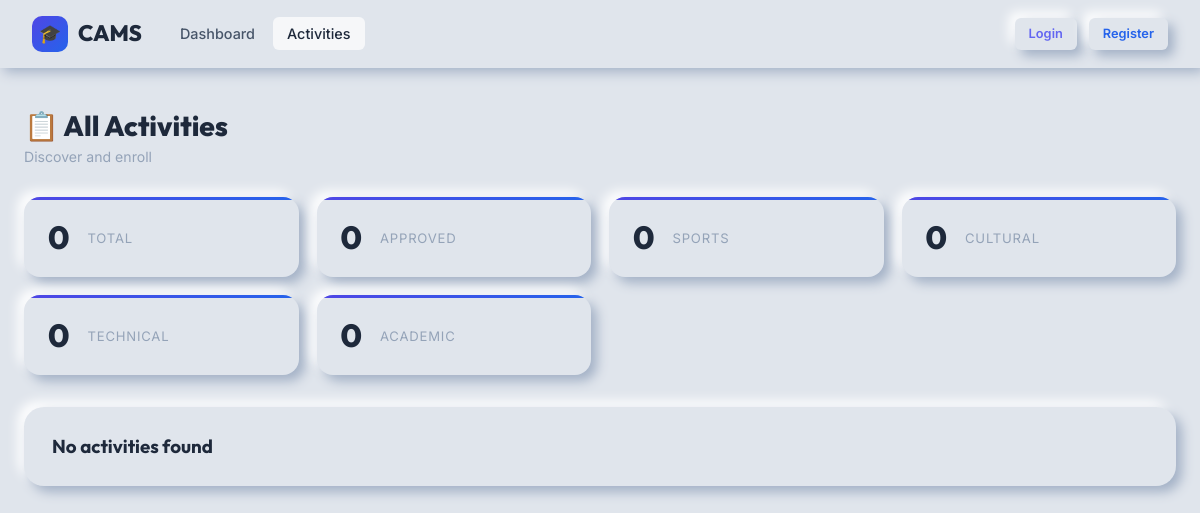
/activities/, run on an earlier commit of the app's database.
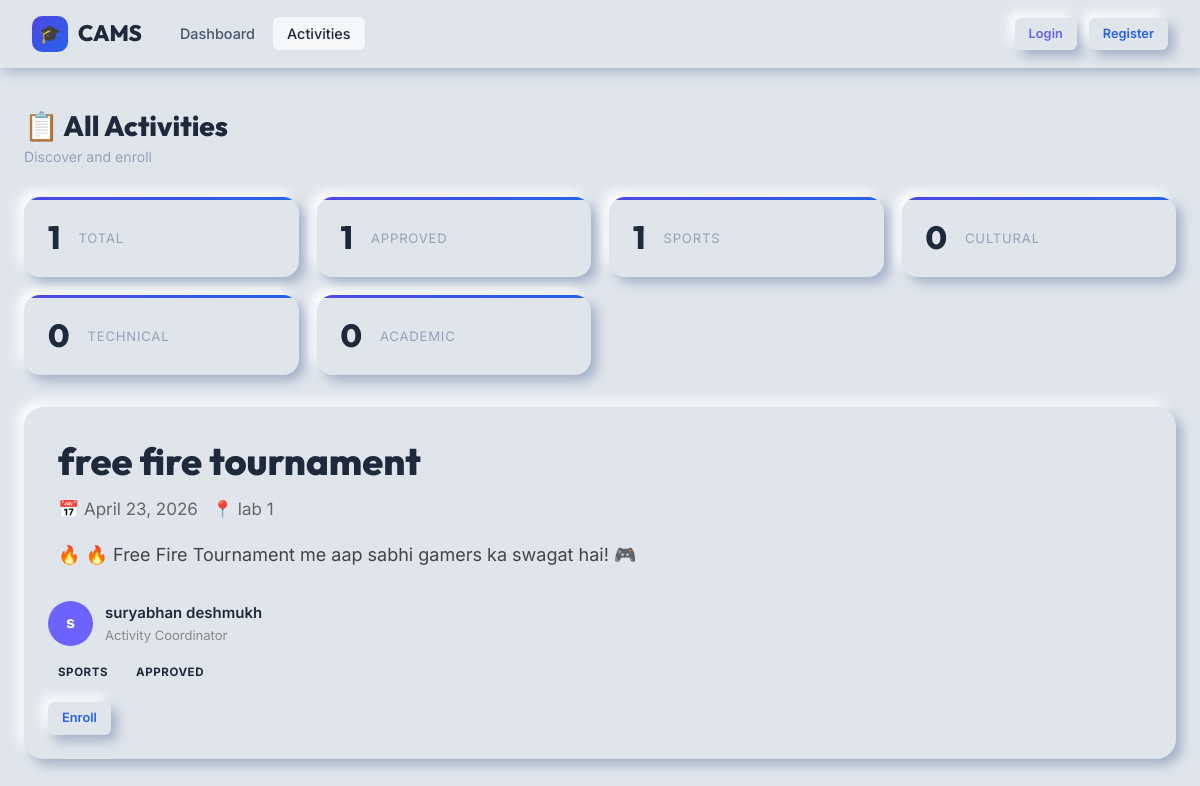
And on a later commit of the database.
### app/models.py (models this page shows, shortened)
class Activity(models.Model):
    CATEGORY_CHOICES = (
        ('sports', 'Sports'),
        ('cultural', 'Cultural'),
        ('technical', 'Technical'),
        ('academic', 'Academic'),
    )
    STATUS_CHOICES = (
        ('pending', 'Pending'),
        ('approved', 'Approved'),
        ('rejected', 'Rejected'),
    )
    MODE_CHOICES = (
        ('online', 'Online'),
        ('offline', 'Offline'),
        ('hybrid', 'Hybrid'),
    )
    coordinator = models.ForeignKey(
        User,
        on_delete=models.CASCADE,
        related_name='activities'
    )
    title = models.CharField(max_length=200)
    category = models.CharField(
        max_length=50,
        choices=CATEGORY_CHOICES
    )
    desc = models.TextField()
    date = models.DateField()
    time = models.TimeField()
    venue = models.CharField(max_length=200)
    deadline = models.DateField()
    maxParticipants = models.IntegerField()
    mode = models.CharField(
        max_length=50,
        choices=MODE_CHOICES
    )
    contact = models.EmailField()
    status = models.CharField(
        max_length=20,
        choices=STATUS_CHOICES,
        default='pending'
    )
    tags = models.JSONField(default=list, blank=True)
    registered = models.IntegerField(default=0)
    created_at = models.DateTimeField(auto_now_add=True)

class User(models.Model):
    ROLE_CHOICES = (
        ('student', 'Student'),
        ('coordinator', 'Coordinator'),
        ('admin', 'Admin'),
    )
    name = models.CharField(max_length=100)
    email = models.EmailField(unique=True)
    password = models.CharField(max_length=255)
    role = models.CharField(
        max_length=20,
        choices=ROLE_CHOICES
    )
    dept = models.CharField(max_length=100)
    phone = models.CharField(
        max_length=15,
        null=True,
        blank=True
    )
    studentId = models.CharField(
        max_length=100,
        null=True,
        blank=True
    )
    dob = models.DateField(
        null=True,
        blank=True
    )
    profile_photo = models.ImageField(
        upload_to='profiles/',
        null=True,
        blank=True
    )
    is_approved = models.BooleanField(default=False)
    created_at = models.DateTimeField(auto_now_add=True)

### app/views.py (the view)
# urls.py: path('activities/', views.activities, name='activities'),
def activities(request):
    acts = Activity.objects.all().order_by('-id')
    context = {
        'activities': acts,
        'total': acts.count(),
        'approved': acts.filter(status='approved').count(),
        'sports': acts.filter(category='sports').count(),
        'cultural': acts.filter(category='cultural').count(),
        'technical': acts.filter(category='technical').count(),
        'academic': acts.filter(category='academic').count(),
    }
    return render(request, 'activities.html', context)

### templates/activities.html (shortened to what this page needs)
{% load static %}
<!DOCTYPE html>
<html lang="en">
<head>
<link rel="stylesheet" href="{% static 'css/style.css' %}">
<link rel="stylesheet" href="{% static 'css/neumorphism.css' %}">
</head>
<body>
<nav class="navbar">
  <a href="/" class="navbar-brand">
    <div class="brand-icon">🎓</div>
    CAMS
  </a>
  <ul class="navbar-nav">
    <li>
      <a href="{% url 'student_dashboard' %}" class="nav-link">
    Dashboard
</a>
    </li>
    <li>
      <a
        href="/activities/"
        class="active"
      >
        Activities
      </a>
    </li>
  </ul>
  <div
    class="navbar-actions"
    id="navbar-actions"
  >
    <a
      href="/login/"
      class="btn btn-outline btn-sm"
    >
      Login
    </a>
    <a
      href="/register/"
      class="btn btn-primary btn-sm"
    >
      Register
    </a>
  </div>
</nav>
<main class="page-container">
  <div
    class="container"
    style="padding-top:40px;padding-bottom:60px"
  >
    <div class="page-header">
      <div>
        <h1 class="page-title">
          📋 All Activities
        </h1>
        <p class="page-subtitle">
          Discover and enroll
        </p>
      </div>
    </div>
    <div class="stat-grid grid mb-32">
      <div class="stat-card">
        <div class="stat-value">
          {{ total }}
        </div>
        <div class="stat-label">
          Total
        </div>
      </div>
      <div class="stat-card">
        <div class="stat-value">
          {{ approved }}
        </div>
        <div class="stat-label">
          Approved
        </div>
      </div>
      <div class="stat-card">
        <div class="stat-value">
          {{ sports }}
        </div>
        <div class="stat-label">
          Sports
        </div>
      </div>
      <div class="stat-card">
        <div class="stat-value">
          {{ cultural }}
        </div>
        <div class="stat-label">
          Cultural
        </div>
      </div>
      <div class="stat-card">
        <div class="stat-value">
          {{ technical }}
        </div>
        <div class="stat-label">
          Technical
        </div>
      </div>
      <div class="stat-card">
        <div class="stat-value">
          {{ academic }}
        </div>
        <div class="stat-label">
          Academic
        </div>
      </div>
    </div>
    <div class="activity-grid">
      {% for a in activities %}
      <div
  class="activity-card"
  style="
    padding:24px;
    margin-top:24px;
    height:auto;
    min-height:auto;
    display:flex;
    flex-direction:column;
    gap:4px;
  "
>
        <h3
  style="
    margin:8px 0 4px 10px;
    font-size:38px;
    font-weight:800;
    line-height:1.2;
  "
>
  {{ a.title }}
</h3>
<p
  style="
    margin-left:10px;
    color:#666;
    font-size:17px;
    display:flex;
    align-items:center;
    gap:14px;
    flex-wrap:wrap;
    margin-top:4px;
    margin-bottom:6px;
  "
>
    <span>
        📅 {{ a.date }}
    </span>
    <span>
        📍 {{ a.venue }}
    </span>
</p>
        <p
  style="
    margin-left:10px;
    margin-top:6px;
    line-height:1.8;
    font-size:18px;
    color:#444;
  "
>
  🔥 {{ a.desc }}
</p>
        <div
  style="
    display:flex;
    align-items:center;
    gap:12px;
    margin-top:10px;
    padding-top:14px;
    border-top:1px solid rgba(255,255,255,0.08);
  "
>
    {% if a.coordinator.profile_photo %}
    <img
      src="{{ a.coordinator.profile_photo.url }}"
      alt="Coordinator"
      style="
        width:45px;
        height:45px;
        border-radius:50%;
        object-fit:cover;
        border:2px solid #6c63ff;
      "
    >
    {% else %}
    <div
      style="
        width:45px;
        height:45px;
        border-radius:50%;
        background:#6c63ff;
        color:white;
        display:flex;
        align-items:center;
        justify-content:center;
        font-weight:bold;
      "
    >
        {{ a.coordinator.name|slice:":1" }}
    </div>
    {% endif %}
    <div>
        <div
          style="
            font-weight:600;
            font-size:15px;
          "
        >
            {{ a.coordinator.name }}
        </div>
        <div
          style="
            font-size:13px;
            color:#888;
          "
        >
            Activity Coordinator
        </div>
    </div>
</div>
        <div
          style="display:flex;gap:8px;flex-wrap:wrap;margin-top:10px"
        >
          <span class="badge">
            {{ a.category }}
          </span>
          <span class="badge">
            {{ a.status }}
          </span>
        </div>
        <div style="margin-top:14px">
          {% if a.status == "approved" %}
            <a
              href="/enroll/{{ a.id }}/"
              class="btn btn-primary btn-sm"
            >
              Enroll
            </a>
          {% endif %}
        </div>
      </div>
      {% empty %}
      <div class="card">
        <h3>
          No activities found
        </h3>
      </div>
      {% endfor %}
    </div>
  </div>
</main>
</body>
</html>

### static/css/neumorphism.css (style rules this page uses)
:root { --neu-bg: #e0e5ec; --neu-shadow-drk: #a3b1c6; --neu-shadow-lgt: #ffffff; --text-primary: #1e293b; --text-secondary: #475569; --text-muted: #94a3b8; --primary: #2563eb; }
body { background: var(--neu-bg) !important; color: var(--text-primary) !important; min-height: 100vh; }
.card, .auth-card, .modal, .activity-card, .opt-b-card { background: var(--neu-bg) !important; box-shadow: 6px 6px 12px var(--neu-shadow-drk), -6px -6px 12px var(--neu-shadow-lgt) !important; border: none !important; color: var(--text-primary); }
.stat-card { background: var(--neu-bg) !important; box-shadow: 6px 6px 12px var(--neu-shadow-drk), -6px -6px 12px var(--neu-shadow-lgt) !important; border: none !important; border-radius: 16px; }
.btn-primary, .btn-outline, .btn-neumorphic, .btn-success, .btn-ghost, .btn-danger { background: var(--neu-bg) !important; border: none !important; box-shadow: 6px 6px 12px var(--neu-shadow-drk), -6px -6px 12px var(--neu-shadow-lgt) !important; transition: all 0.2s ease; font-weight: 600; }
.btn-primary { color: var(--primary) !important; }
.navbar { background: var(--neu-bg) !important; border-bottom: none; box-shadow: 4px 4px 12px var(--neu-shadow-drk); }
.navbar-brand, .nav-icon { color: var(--text-primary) !important; }

What changed in the data, as far as the page shows it:
added Activity: title "free fire tournament", date "April 23, 2026", venue "lab 1", desc "🔥 Free Fire Tournament me aap sabhi gamers ka swagat hai! 🎮", coordinator.name "s", coordinator.name "suryabhan deshmukh", category "SPORTS", status "APPROVED"
Also different on the page:
{{ total }}: "0" → "1"
{{ approved }}: "0" → "1"
{{ sports }}: "0" → "1"
text no longer shown: "No activities found"
